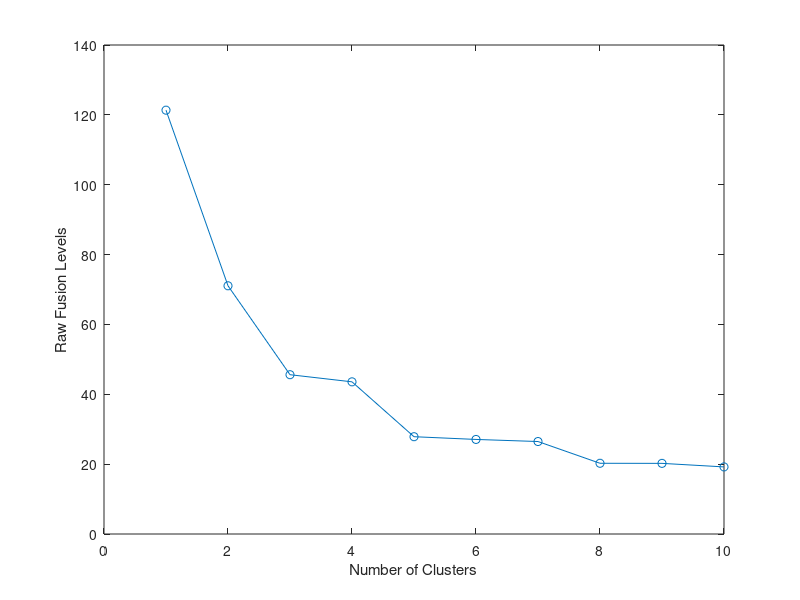

The MATLAB script that drew this image:
% Example 11.9
% Computational Statistics Handbook with MATLAB, 2nd Edition
% Wendy L. and Angel R. Martinez


% Return to the results of Example 11.4.

load insect
% We will look only at the first
% two dimensions in this example.
X = insect(:,1:2);
d = pdist(X);
% Get the linkage.
zc = linkage(d,'complete');

% Plot the raw fusion levels, rather
% than the standardized version of
% Equation 11.16.
nc = 10;
Zf = flipud(zc);
plot(1:10,Zf(1:10,3),'o-')
xlabel('Number of Clusters')
ylabel('Raw Fusion Levels')
